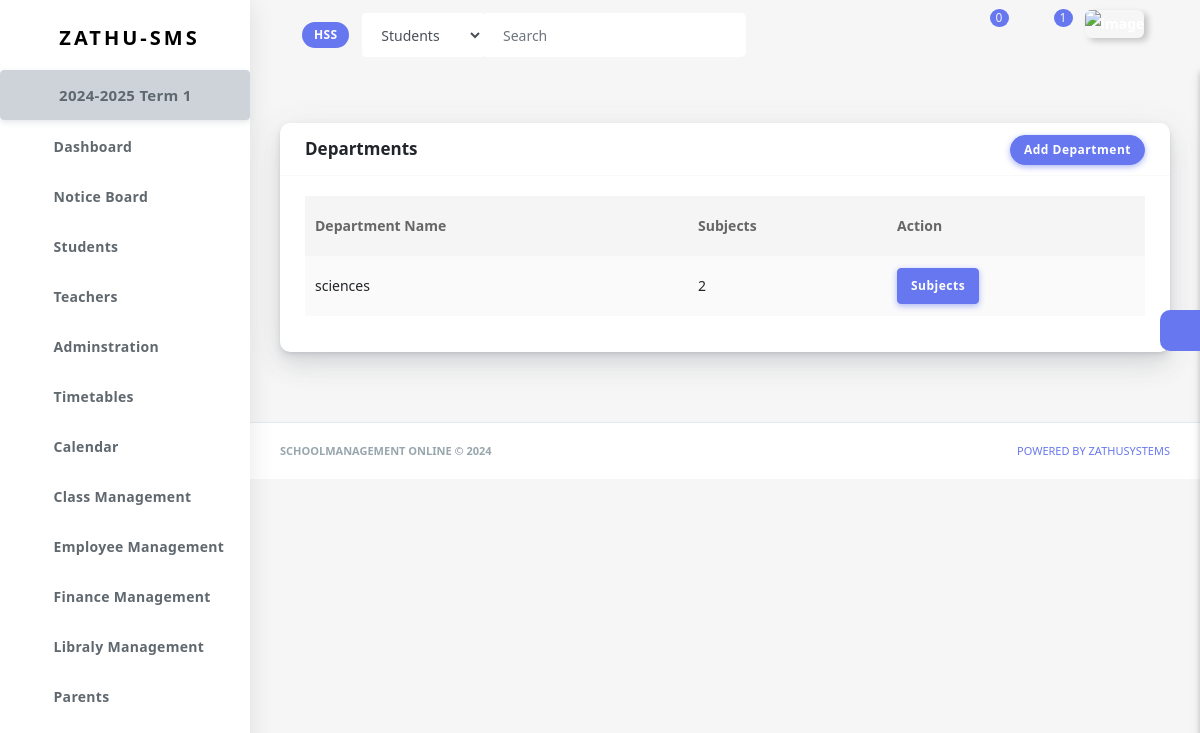
Page /adminstration/departments-40b1d377-6656-44b4-9429-142e877d579a/ (signed in) on the committed database.
### schooladminstration/models.py (models this page shows, shortened)
class Institution(models.Model):
    institution_name=models.CharField(max_length=50)
    id=models.CharField(primary_key=True, max_length=100, blank=True, unique=True, default=uuid.uuid4)
    user=models.ForeignKey(get_user_model(), on_delete=models.CASCADE, related_name='institution', blank=True, null=True, default=None)
    name_of_head=models.CharField(max_length=50, null=True, blank=True, default=None)
    name_of_principal=models.CharField(max_length=50, null=True, blank=True, default=None)
    name_of_registrar=models.CharField(max_length=50, null=True, blank=True, default=None)
    phone=models.CharField(max_length=50, null=True, blank=True)
    country=models.CharField(max_length=50, null=True, blank=True)
    city=models.CharField(max_length=50, null=True, blank=True)
    tried_subscription=models.BooleanField(default=False)
    created_at = models.DateTimeField(default=timezone.now, null=True, blank=True)
    edu=(
        ('primary education', 'Primary Education'),
        ('secondary education', 'Secondary Education'),
        ('tertialy education', 'Tertiary Education'),
    )
    edu_offer=models.CharField(max_length=20, choices=edu)
    def __str__(self):
        return self.institution_name

class Department(models.Model):
    school=models.ForeignKey(Institution, on_delete=models.CASCADE, null=True, blank=True, default=None, related_name='departments')
    title=models.CharField(max_length=50, null=True, blank=True)
    description=models.TextField()
    edu=(
        ('secondary education', 'Secondary Education'),
        ('tertialy education', 'Tertialy Education')
    )
    is_for=models.CharField(max_length=20, choices=edu)

### school_calendar/models.py (models this page shows)
class AcademicYear(models.Model):
    institution=models.ForeignKey(Institution, on_delete=models.CASCADE, related_name='academic_year')
    year=models.CharField(max_length=9, help_text='e.g 2024-2025')
    start_date=models.DateField(help_text='starting date of this academic year')
    end_date=models.DateField(help_text='ending date of this academic year')
    date=models.DateField(auto_now_add=True)
    closed=models.BooleanField(default=False)
    def __str__(self):
        return f'{self.year}'

class Term(models.Model):
    institution=models.ForeignKey(Institution, on_delete=models.CASCADE, related_name='terms')
    academic_year=models.ForeignKey(AcademicYear, on_delete=models.CASCADE, related_name='terms')
    title=models.CharField(max_length=50, help_text='e.g Term 1/Semister 2')
    start_date=models.DateField(help_text='starting date of this term/semister')
    end_date=models.DateField(help_text='ending date of this Term/Semister')
    date=models.DateField(auto_now_add=True)
    closed=models.BooleanField(default=False)
    def __str__(self):
        return f'{self.title}'

### schooladminstration/views.py (the view)
# urls.py: path('departments-<uuid:school_id>/', departments, name='departments'),
@login_required
def departments(request, school_id):
    if is_approved_account(request)==False: return redirect('main:un_approved', school_id)
    if is_admin(request) == False: return redirect('main:un_authorised', school_id)
    institution=get_institution(request, school_id)
    departments=get_departments(request, school_id)
    form=DepartmentForm()
    if request.method=='POST':
        form=DepartmentForm(request.POST)
        if form.is_valid():
            d=form.save(commit=False)
            d.is_for=institution.edu_offer
            d.save()
    cont={
        'form':form,
        'departments':departments,
        'institution':institution,
        'school_id':school_id,
        'institution':institution
    }
    return render(request, 'templates/schooladmin/departments.html', cont)

### schooladminstration/forms.py
class DepartmentForm(forms.ModelForm):
    class Meta:
        model = Department
        fields = (
        'title',
        'description',
        )
    def __init__(self, *args, **kwargs):
        super(DepartmentForm, self).__init__(*args, **kwargs)
        self.fields['title'].widget.attrs.update({'class':'form-control'})
        self.fields['description'].widget.attrs.update({'class':'form-control'})

### chatapp/context_processors.py (called while the page is built)
def chat_global_data(request):
    chats=None
    if request.user.is_authenticated:
        chats=Chat.objects.filter(users=(request.user)).order_by('-udated_at')
        counter_chats=Chat.objects.filter(users=(request.user)).order_by('-udated_at')[:6]
        counter=0
        for chat in counter_chats:
            messages=chat.chat_messages.filter(receiver=request.user, seen=False)
            if messages:
                counter+=1
                continue
        return {'counter_chats':counter_chats, 'chats': chats, 'counter':counter}
    return {'mkkk': chats}

### chatapp/models.py (called while the page is built)
    def unseen_msgs(self):
        msgs=self.chat_messages.filter(seen=False)
        if msgs:
            return msgs.last()
        return None

### landing_page/context_processors.py (called while the page is built)
def global_data(request):
    ins=SystemFeature.objects.all()[0:5]
    return {'featuress': ins, }

### main/templatetags/custom_filter.py (called while the page is built)
@register.filter
def first_letters(value):
    value = str(value)
    return ''.join([word[0] for word in value.split() if word]).upper()

### main/templatetags/timeago_filters.py (called while the page is built)
@register.filter
def timeago(value):
    if not isinstance(value, datetime.datetime):
        return value
    now_time = now()
    delta = now_time - value
    seconds = delta.total_seconds()
    minutes = seconds / 60
    hours = minutes / 60
    days = hours / 24
    weeks = days / 7
    months = days / 30
    years = days / 365
    if seconds < 60:
        return f"{int(seconds)}s"
    elif minutes < 60:
        return f"{int(minutes)}m"
    elif hours < 24:
        return f"{int(hours)}h"
    elif days < 7:
        return f"{int(days)}d"
    elif weeks < 4:
        return f"{int(weeks)}w"
    elif months < 12:
        return f"{int(months)}mo"
    else:
        return f"{int(years)}y"

### main/utils.py (called while the page is built)
def get_institution(request, school_id):
    istitution=get_object_or_404(Institution, id=school_id)
    return istitution

def is_admin(request):
    try:
        institution=get_object_or_404(Institution, user=request.user)
        if institution:
            return True
    except:
        return False

### templates/templates/schooladmin/departments.html (shortened to what this page needs)
{% extends 'templates/main/base.html' %}
{% block content %}
<section class="section">
<div class="section-body">
<div class="row">
    <div class="col-12">
      <div class="card">
        <div class="card-header">
            <h4 class="d-inline">Departments</h4>
            <div class="card-header-action">
              <button id="show_modal" type="button" class="btn btn-primary" data-toggle="modal" data-target="#exampleModal">
                Add Department
              </button>
            </div>
        </div>
        <div class="card-body">
          <div class="table-responsive">
            <table class="table table-striped table-hover" id="save-stage" style="width:100%;">
              <thead>
                <tr>
                  <th>Department Name</th>
                  <th>Subjects</th>
                  <th>Action</th>
                </tr>
              </thead>
              <tbody>
                {% for d in departments %}
                <tr>
                  <td>{{d.title}}</td>
                  <td>{{d.subjects.all.count}}</td>
                  <td><a href="{% url 'school_admin:department' d.id school_id %}" class="btn btn-primary">Subjects</a></td>
                </tr>
                {% endfor %}
              </tbody>
            </table>
          </div>
        </div>
      </div>
    </div>
  </div>
</div>
</section>
{% endblock %}

### templates/templates/main/header.html (shortened to what this page needs)
{% load static %}
{% load timeago_filters %}
{% load custom_filter %}
   <div class="navbar-bg"></div>
      <nav class="navbar navbar-expand-lg main-navbar sticky">
        <div class="form-inline mr-auto">
          <ul class="navbar-nav mr-3">
            <li><a href="#" data-toggle="sidebar" class="nav-link nav-link-lg
									collapse-btn"> </a></li>
            <li><a href="{% url 'accounts:school_p' %}" class="nav-link nav-link-lg">
                <span class="badge badge-primary"><span class="text-white">{{institution|first_letters}}</span> </span>
              </a></li>
            <li>
              <form class="form-inline mr-auto" action="{% url 'search:search' school_id %}">
                <div class="search-element">
                  <select class="form-control" name="category" id="">
                    <option value="students">Students</option>
                  </select>
                  <input class="form-control" type="search" {% if q %} value="{{q}}" {% endif %} name="q" placeholder="Search" aria-label="Search" data-width="200">
                  <button class="btn" type="submit">
                    <i class="fas fa-search"></i>
                  </button>
                </div>
              </form>
            </li>
          </ul>
        </div>
        <ul class="navbar-nav navbar-right">
          <li class="dropdown dropdown-list-toggle"><a href="#" data-toggle="dropdown"
              class="nav-link nav-link-lg message-toggle">
              <span class="badge headerBadge1">
                {{counter}} </span> </a>
          </li>
          <li class="dropdown dropdown-list-toggle">
            <a href="#" data-toggle="dropdown"
              class="nav-link nav-link-lg notification-toggle message-toggle">
              <i data-feather="bell" class="bell"></i>
              <span class="badge headerBadge1">
                {{n_counter}}
              </span>
            </a>
          </li>
          <li class="dropdown"><a href="#" data-toggle="dropdown"
              class="nav-link dropdown-toggle nav-link-lg nav-link-user"> <img alt="image" src="{% static 'assets/img/user.png' %}"
                class="user-img-radious-style"> </a>
          </li>
          <li class="dropdown">
            <a href="#" data-toggle="dropdown"
            class="nav-link dropdown-toggle nav-link-lg nav-link-user">
          </a>
        </li>
        </ul>
      </nav>

### templates/templates/main/sidebar.html (shortened to what this page needs)
{% load static %}
<div class="main-sidebar sidebar-style-2">
        <aside id="sidebar-wrapper">
          <div class="sidebar-brand">
            <a href=""> <img alt="" src="{% static 'assets/img/logo.png' %}" class="header-logo" /> <span
                class="logo-name">Zathu-SMS</span>
            </a>
          </div>
          <ul class="sidebar-menu">
            <li class="dropdown">
              <a href="{% url 'school_calendar:calendar_list' school_id %}" style="font-size: 15px; font-weight: 70px;" class="btn btn-secondary"> {{institution.academic_year.last}} {{institution.academic_year.last.terms.last|title}} </a>
            </li>
            <li class="dropdown">
              <a href="{% url 'main:dashboard' school_id %}" class="nav-link"><span>Dashboard</span></a>
            </li>
            <li class="dropdown">
              <a href="{% url 'main:notice_board' school_id %}" class="nav-link"><span>Notice Board</span></a>
            </li>
            <li class="dropdown">
              <a href="{% url 'student:students' school_id %}" class="nav-link"><span>Students</span></a>
            </li>
            <li class="dropdown">
              <a href="{% url 'teacher:teachers' school_id %}" class="nav-link"><span>Teachers</span></a>
            </li>
            <li class="dropdown">
              <a href="#" class="menu-toggle nav-link has-dropdown"><span>Adminstration</span></a>
            </li>
            <li class="dropdown">
              <a href="#" class="menu-toggle nav-link has-dropdown"><span>Timetables</span></a>
            </li>
            <li class="dropdown">
              <a href="#" class="menu-toggle nav-link has-dropdown"><span>Calendar</span></a>
            </li>
            <li class="dropdown">
              <a href="#" class="menu-toggle nav-link has-dropdown"><span>Class Management</span></a>
            </li>
            <li class="dropdown">
              <a href="#" class="menu-toggle nav-link has-dropdown"><span>Employee Management</span></a>
            </li>
            <li class="dropdown">
              <a href="#" class="menu-toggle nav-link has-dropdown"><span>Finance Management</span></a>
            </li>
            <li class="dropdown">
              <a href="#" class="menu-toggle nav-link has-dropdown"><span>Libraly Management</span></a>
            </li>
            <li class="dropdown">
              <a href="{% url 'school_admin:parents' school_id %}" class="nav-link"><span>Parents</span></a>
            </li>
           <br><br><br>
          </ul>
        </aside>
      </div>

### rows in the picture
Institution: institution_name "HSS", academic_year.last "2024-2025", academic_year.last.terms.last "Term 1"
Department: title "sciences", subjects.all.count "2"

### other values in the picture
{{ counter }} "0"
{{ n_counter }} "1"
